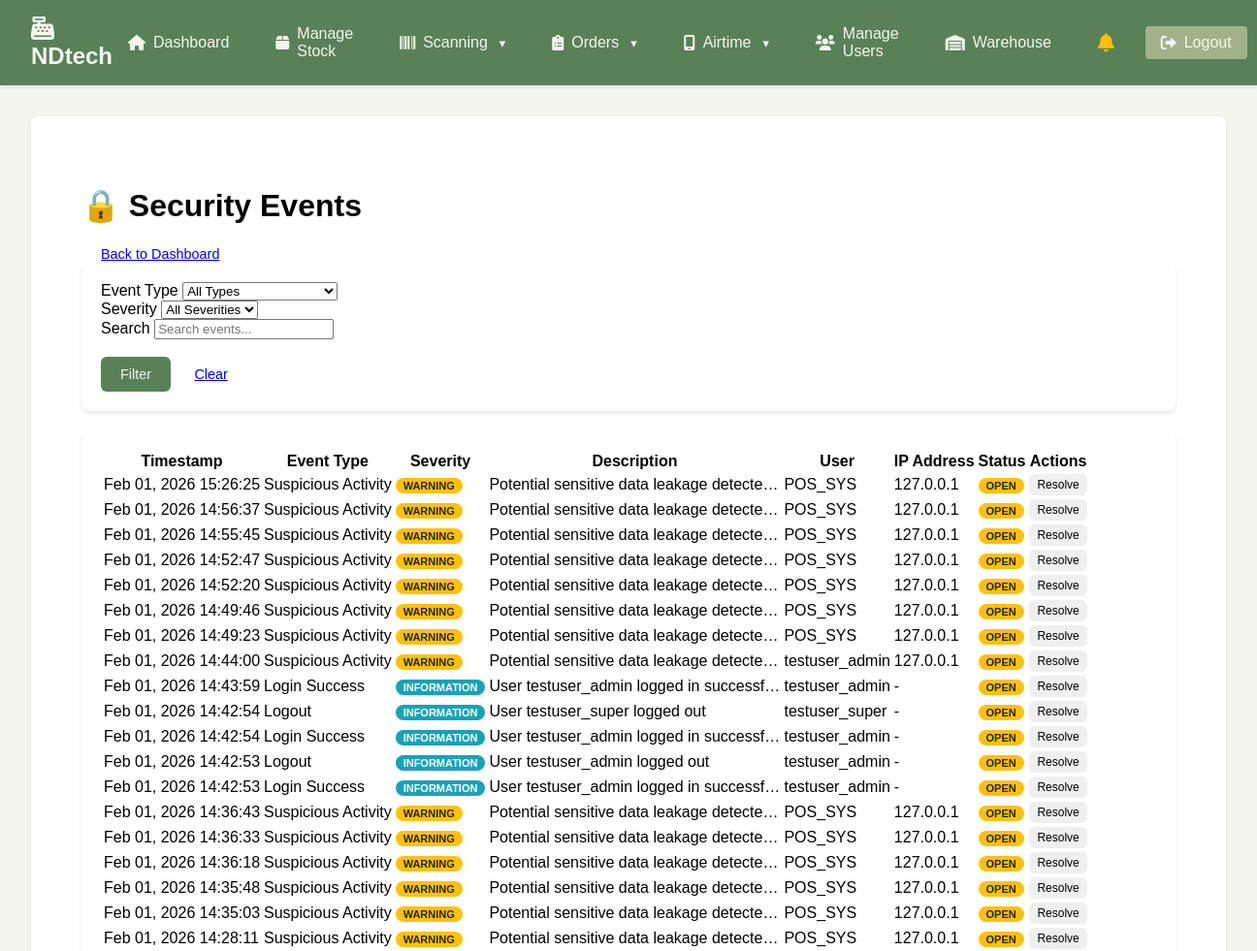
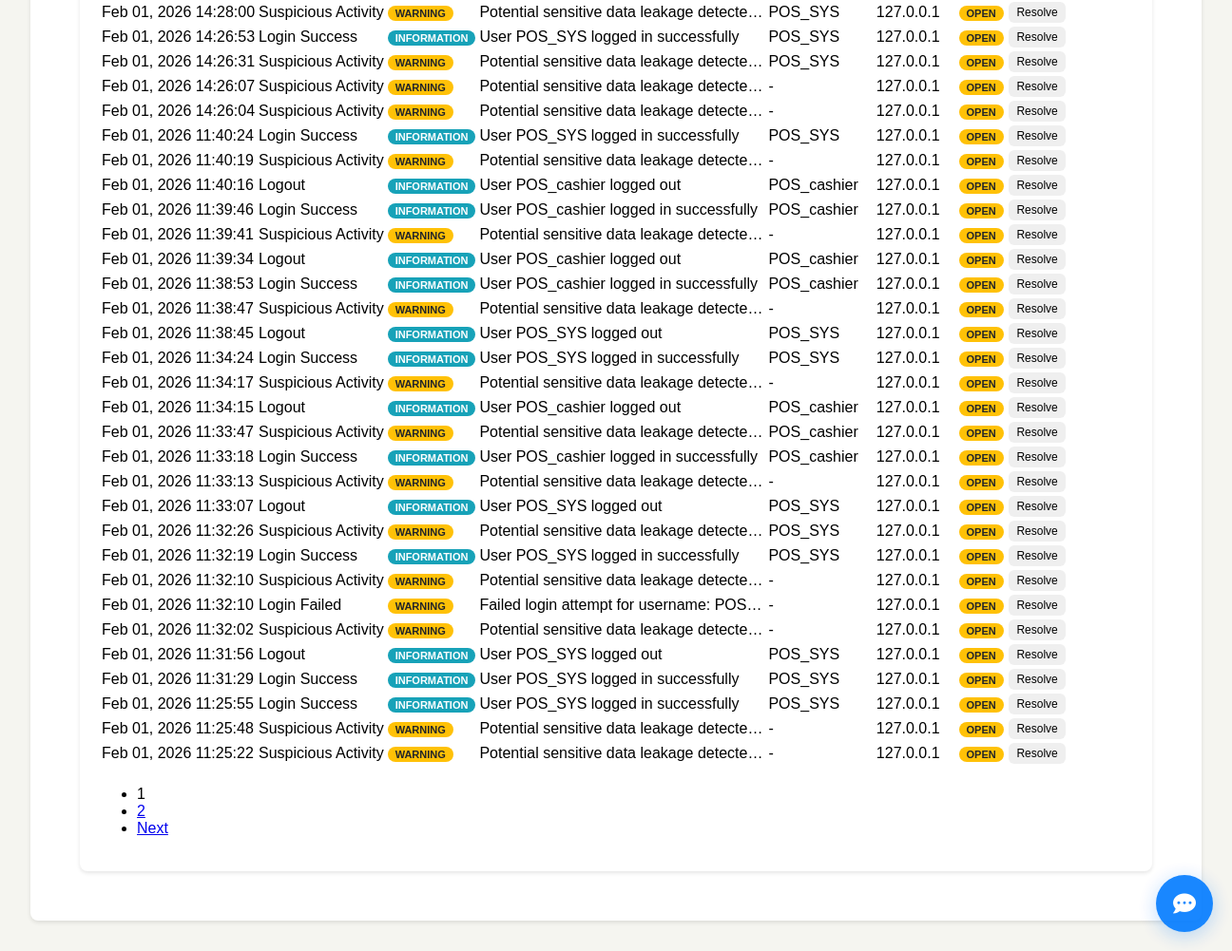
/audit/security-events/ (signed in), run on an earlier commit of the app's database (2 pictures, top to bottom).
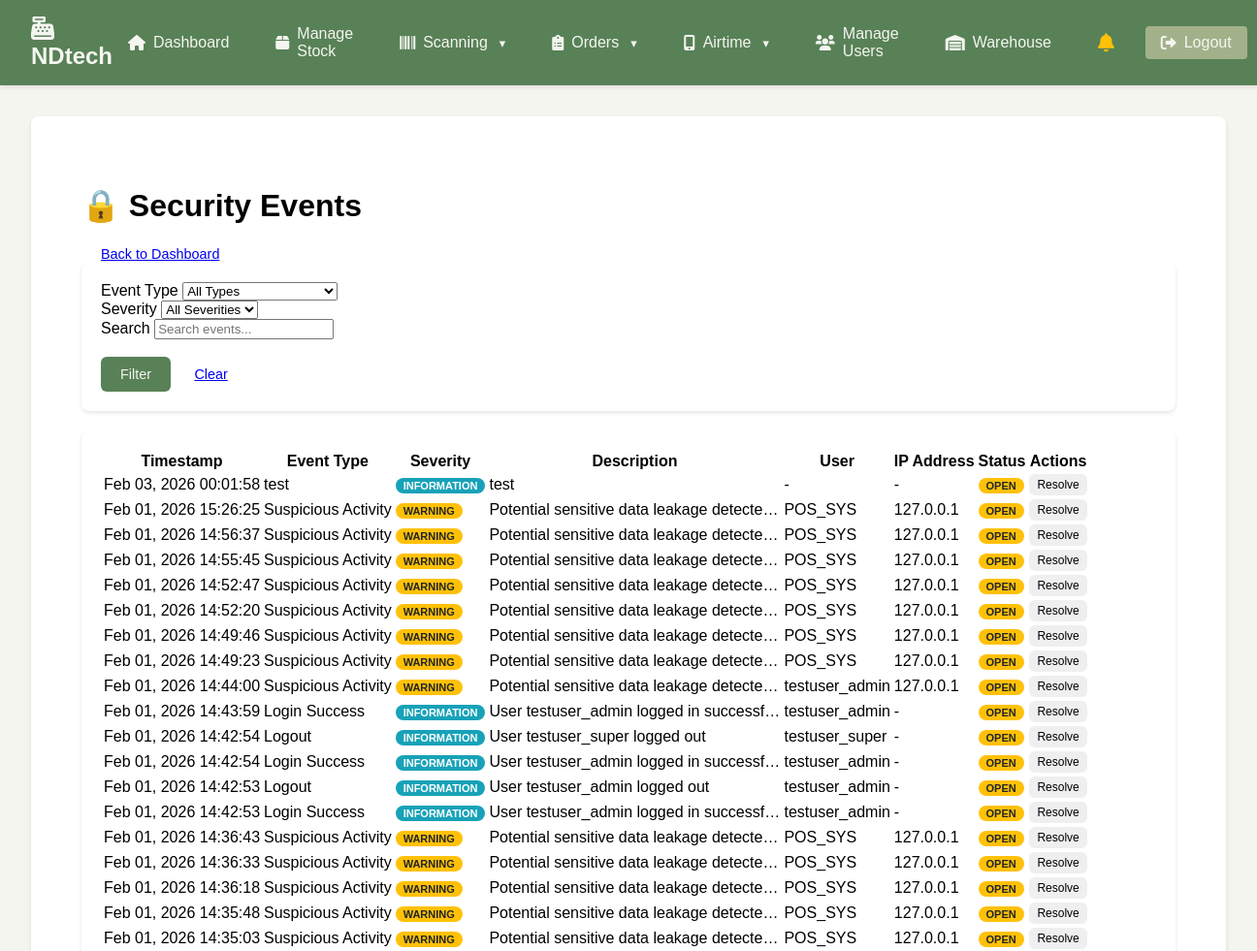
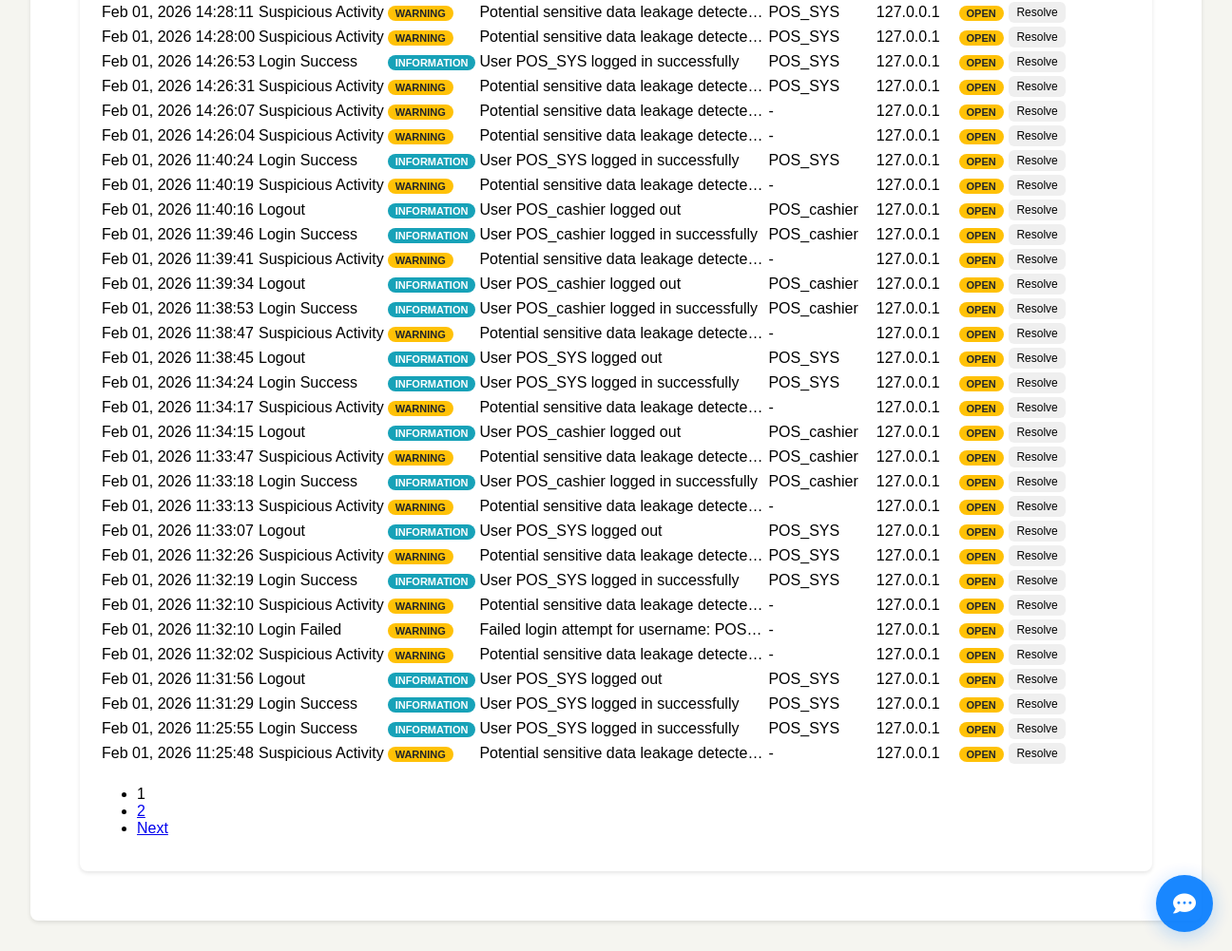
And on a later commit of the database (2 pictures, top to bottom).
### nano/models.py (models this page shows, shortened)
class SecurityAuditLog(models.Model):
    EVENT_TYPES = [
        ('login_success', 'Login Success'),
        ('login_failed', 'Login Failed'),
        ('logout', 'Logout'),
        ('password_change', 'Password Change'),
        ('password_reset', 'Password Reset'),
        ('account_locked', 'Account Locked'),
        ('account_unlocked', 'Account Unlocked'),
        ('permission_change', 'Permission Change'),
        ('role_change', 'Role Change'),
        ('2fa_enabled', '2FA Enabled'),
        ('2fa_disabled', '2FA Disabled'),
        ('2fa_failed', '2FA Failed'),
        ('suspicious_activity', 'Suspicious Activity'),
        ('brute_force_detected', 'Brute Force Detected'),
        ('session_hijack', 'Session Hijack Attempt'),
    ]
    SEVERITY_LEVELS = [
        ('info', 'Information'),
        ('warning', 'Warning'),
        ('error', 'Error'),
        ('critical', 'Critical'),
    ]
    user = models.ForeignKey(User, on_delete=models.SET_NULL, null=True, blank=True, related_name='security_logs')
    event_type = models.CharField(max_length=30, choices=EVENT_TYPES)
    severity = models.CharField(max_length=10, choices=SEVERITY_LEVELS, default='info')
    description = models.TextField()
    ip_address = models.GenericIPAddressField(null=True, blank=True)
    user_agent = models.TextField(blank=True)
    username_attempted = models.CharField(max_length=150, blank=True, help_text="Username used in login attempt")
    country = models.CharField(max_length=100, blank=True)
    city = models.CharField(max_length=100, blank=True)
    session_key = models.CharField(max_length=40, blank=True)
    request_data = models.JSONField(default=dict)
    response_data = models.JSONField(default=dict)
    detection_method = models.CharField(max_length=50, blank=True, help_text="How this event was detected")
    confidence_score = models.DecimalField(max_digits=3, decimal_places=2, null=True, blank=True)
    is_resolved = models.BooleanField(default=False)
    resolved_by = models.ForeignKey(User, on_delete=models.SET_NULL, null=True, blank=True, related_name='resolved_security_logs')
    resolved_at = models.DateTimeField(null=True, blank=True)
    resolution_notes = models.TextField(blank=True)
    created_at = models.DateTimeField(auto_now_add=True)
    class Meta:
        ordering = ['-created_at']
        indexes = [
            models.Index(fields=['event_type', 'severity', 'created_at']),
            models.Index(fields=['user', 'created_at']),
            models.Index(fields=['ip_address', 'created_at']),
            models.Index(fields=['is_resolved', 'created_at']),
        ]

### nano/views_audit_dashboard.py (the view, shortened to what this page needs)
# urls.py: path('audit/security-events/', views_audit_dashboard.security_events_view, name='security_events'),
@login_required
@user_passes_test(is_admin_or_manager)
def security_events_view(request):
    page = request.GET.get('page', 1)
    event_type = request.GET.get('event_type', '')
    severity = request.GET.get('severity', '')
    search = request.GET.get('search', '')
    events = SecurityAuditLog.objects.select_related('user', 'resolved_by').order_by('-created_at')
    if event_type:
        events = events.filter(event_type=event_type)
    if severity:
        events = events.filter(severity=severity)
    paginator = Paginator(events, 50)
    events_page = paginator.get_page(page)
    context = {
        'events': events_page,
        'event_types': SecurityAuditLog.EVENT_TYPES,
        'severity_levels': SecurityAuditLog.SEVERITY_LEVELS,
        'current_filters': {
            'event_type': event_type,
            'severity': severity,
            'search': search,
        },
        'page_title': 'Security Events',
    }
    return render(request, 'nano/security_events.html', context)

### nano/authentication.py (called while the page is built)
    def get_user(self, user_id):
        try:
            user = User.objects.get(pk=user_id)
            if not user.is_active:
                return None
            try:
                user_profile = UserProfile.objects.get(user=user)
                if not user_profile.is_active:
                    return None
            except UserProfile.DoesNotExist:
                pass
            return user
        except User.DoesNotExist:
            return None

### nano/views_audit_dashboard.py (called while the page is built)
def is_admin_or_manager(user):
    if not user.is_authenticated:
        return False
    try:
        profile = user.userprofile
        return profile.role in ['admin', 'manager', 'superuser']
    except UserProfile.DoesNotExist:
        return user.is_staff or user.is_superuser

### nano/templates/nano/security_events.html (shortened to what the changed rows need)
{% extends "nano/base.html" %}
{% load static %}
{% block content %}
<div class="security-events">
    <div class="d-flex justify-content-between align-items-center mb-4">
        <h1>🔒 Security Events</h1>
    </div>
    <div class="events-table">
        {% if events %}
        <div class="table-responsive">
            <table class="table table-striped">
                <thead>
                    <tr>
                        <th>Timestamp</th>
                        <th>Event Type</th>
                        <th>Severity</th>
                        <th>Description</th>
                        <th>User</th>
                        <th>IP Address</th>
                        <th>Status</th>
                        <th>Actions</th>
                    </tr>
                </thead>
                <tbody>
                    {% for event in events %}
                    <tr>
                        <td>{{ event.created_at|date:"M d, Y H:i:s" }}</td>
                        <td>{{ event.get_event_type_display }}</td>
                        <td>
                            <span class="event-severity severity-{{ event.severity }}">
                                {{ event.get_severity_display }}
                            </span>
                        </td>
                        <td class="event-details" title="{{ event.description }}">
                            {{ event.description|truncatechars:100 }}
                        </td>
                        <td>
                            {% if event.user %}
                                {{ event.user.username }}
                            {% else %}
                                -
                            {% endif %}
                        </td>
                        <td>
                            {% if event.ip_address %}
                                {{ event.ip_address }}
                            {% else %}
                                -
                            {% endif %}
                        </td>
                        <td>
                            {% if event.is_resolved %}
                                <span class="resolved-badge">Resolved</span>
                            {% else %}
                                <span class="event-severity severity-warning">Open</span>
                            {% endif %}
                        </td>
                        <td>
                            {% if not event.is_resolved %}
                                <button class="btn btn-sm btn-success btn-resolve"
                                        data-event-id="{{ event.id }}"
                                        onclick="resolveEvent(this)">
                                    Resolve
                                </button>
                            {% else %}
                                <small class="text-muted">
                                    By {{ event.resolved_by.username }}<br>
                                    {{ event.resolved_at|date:"M d, H:i" }}
                                </small>
                            {% endif %}
                        </td>
                    </tr>
                    {% endfor %}
                </tbody>
            </table>
        </div>
        {% if events.has_other_pages %}
        <nav aria-label="Security events pagination">
            <ul class="pagination justify-content-center">
                {% for num in events.paginator.page_range %}
                    {% if events.number == num %}
                        <li class="page-item active">
                            <span class="page-link">{{ num }}</span>
                        </li>
                    {% elif num > events.number|add:"-3" and num < events.number|add:"3" %}
                        <li class="page-item">
                            <a class="page-link" href="?page={{ num }}">{{ num }}</a>
                        </li>
                    {% endif %}
                {% endfor %}
            </ul>
        </nav>
        {% endif %}
        {% else %}
        <div class="text-center py-5">
            <h5>No security events found</h5>
            <p class="text-muted">Try adjusting your filters or check back later.</p>
        </div>
        {% endif %}
    </div>
</div>
{% endblock %}

What changed in the data, as far as the page shows it:
no longer on this page (row unchanged): SecurityAuditLog: created_at "Feb 01, 2026 11:25:22", event_type "Suspicious Activity", severity "WARNING", description "Potential sensitive data leakage detecte…", ip_address "127.0.0.1", is_resolved "OPEN"
added SecurityAuditLog: created_at "Feb 03, 2026 00:01:58", event_type "test", severity "INFORMATION", description "test", is_resolved "OPEN"
